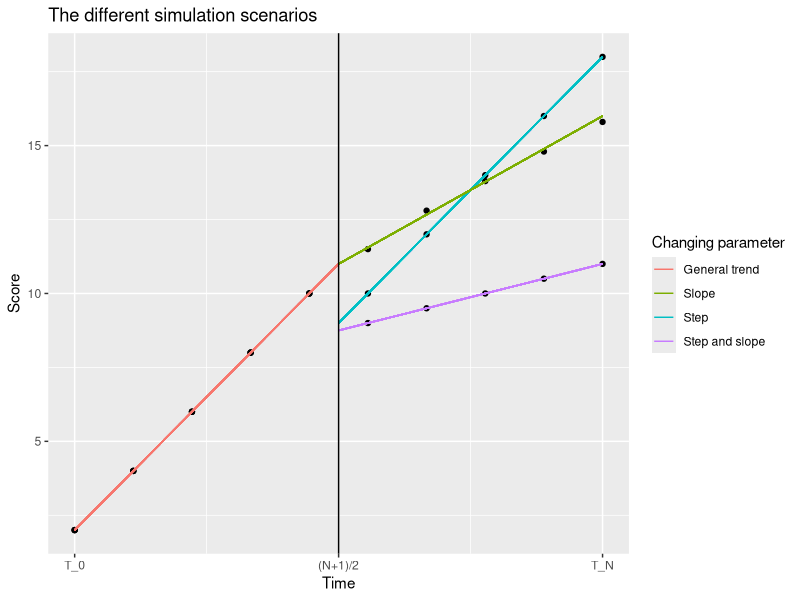

The R script that drew this image: (Note: this script raises an error after producing the figure.)
## ---- chunk 1
knitr::opts_chunk$set(echo = TRUE)
## ---- chunk 2
library(tidyverse)
library(patchwork)
## ---- chunk 3
# figure of the sim studie
time <- rep(seq(10),3)
group <- c(rep("Step", 10), rep("Slope", 10), rep("Step and slope", 10))
score1 <- time * 2 + c(rep(0,5), rep(-2,5), rep(0,5), -0.5, -1.2, -2.2, -3.2, -4.2, rep(0, 5), 
                       -3, -4.5, -6, -7.5, -9)

data_eex <- data.frame(time = time, 
            group = group,
            score = score1)

data_eex %>% 
  ggplot(aes(x = time, y = score)) +
  geom_point() +
  geom_segment(aes(x = 1, y = 2, xend = 5.5, yend = 11, color = "General trend")) +
  geom_segment(aes(x = 5.5, y = 9, xend = 10, yend = 18, color = "Step")) +
  geom_segment(aes(x = 5.5, y = 11, xend = 10, yend = 16, color = "Slope")) +
  geom_segment(aes(x = 5.5, y = 8.75, xend = 10, yend = 11, color = "Step and slope")) +
  scale_color_discrete(name="Changing parameter") +
  labs(title = "The different simulation scenarios", y = "Score", x = "Time") +
  geom_vline(xintercept = 5.5) +
  scale_x_continuous("Time", labels=c("T_0", "(N+1)/2", "T_N"), breaks=c(1, 5.5, 10))

#ggsave("figures/sim_setup.png")
## ---- chunk 4
# import the data
out10 <- read.csv("results/sim10.csv")
out01 <- read.csv("results/sim01.csv")
out11 <- read.csv("results/sim11.csv")
## ---- chunk 5
df <-  out11
## ---- chunk 6
p1 <- df %>% 
  rename(z = pre_slope) %>% 
  ggplot(aes(x = N_t, y = N_pers, fill = z)) +
  geom_tile() + 
  labs(title = "Power for pre-slope",x = "Number of time points",
       y = "Number of participants", fill="Power") +
  facet_wrap(~effect_sizes) +
  theme_minimal() 

p2 <- df %>% 
  rename(z = step) %>% 
  ggplot(aes(x = N_t, y = N_pers, fill = z)) +
  geom_tile() + 
  labs(title = "Power for step",x = "Number of time points",
       y = "Number of participants", fill="Power") +
  facet_wrap(~effect_sizes) +
  theme_minimal() 

p3 <- df %>% 
  rename(z = slope) %>% 
  ggplot(aes(x = N_t, y = N_pers, fill = z)) +
  geom_tile() + 
  labs(title = "Power for slope",x = "Number of time points",
       y = "Number of participants", fill="Power") +
  facet_wrap(~effect_sizes) +
  theme_minimal() 

set_scale_union(p1, p2, p3, scale = scale_fill_viridis_c("z"))

p1
p2
p3
## ---- chunk 7
# heat maps
b1 <- df %>% 
  ggplot(aes(x = N_t, y = N_pers, fill = bias_pre_slope)) +
  geom_tile() + 
  labs(title = "Percentage bias in pre slope", x = "Number of time points", 
       y = "Number of participants", fill="Percentage bias") +
  facet_wrap(~effect_sizes) +
    theme_minimal()

b2 <- df %>% 
  ggplot(aes(x = N_t, y = N_pers, fill = bias_step)) +
  geom_tile() + 
  labs(title = "Percentage bias in step", x = "Number of time points", 
       y = "Number of participants", fill="Percentage bias") +
  facet_wrap(~effect_sizes) +
    theme_minimal()

b3 <- df %>% 
  ggplot(aes(x = N_t, y = N_pers, fill = bias_slope)) +
  geom_tile() + 
  labs(title = "Percentage bias in slope", x = "Number of time points", 
       y = "Number of participants", fill="Percentage bias") +
  facet_wrap(~effect_sizes) +
  theme_minimal()


set_scale_union(b1, b2, b3, scale = scale_fill_viridis_c("z", option = "A"))

b1
b2
b3
## ---- chunk 8
v1 <- df %>% 
  ggplot(aes(x = N_t, y = N_pers, fill = Precision_pre_slope)) +
  geom_tile() + 
  labs(title = "Precision in pre-slope in nsim = 100", x = "Number of time points", 
       y = "Number of participants", fill="SE") +
  facet_wrap(~effect_sizes) +
    theme_minimal()

v2 <- df %>% 
  ggplot(aes(x = N_t, y = N_pers, fill = Precision_step)) +
  geom_tile() + 
  labs(title = "Precision in step in nsim = 100", x = "Number of time points", 
       y = "Number of participants", fill="SE") +
  facet_wrap(~effect_sizes) +
    theme_minimal()

v3 <- df %>% 
  ggplot(aes(x = N_t, y = N_pers, fill = Precision_slope)) +
  geom_tile() + 
  labs(title = "Precision in step in nsim = 100", x = "Number of time points", 
       y = "Number of participants", fill="SE") +
  facet_wrap(~effect_sizes) +
    theme_minimal()

set_scale_union(v1, v2, v3, scale = scale_fill_viridis_c("z", option = "E"))

v1
v2
v3
## ---- chunk 9
# figure of the sim studie
time <- rep(seq(10),3)
group <- c(rep("Step", 10), rep("Slope", 10), rep("Step and slope", 10))
score1 <- time * 2 + c(rep(0,5), rep(-2,5), rep(0,5), -0.5, -1.2, -2.2, -3.2, -4.2, rep(0, 5), 
                       -3, -4.5, -6, -7.5, -9)

data_eex <- data.frame(time = time, 
            group = group,
            score = score1)

P1 <- data_eex %>% 
  filter(group == "Step") %>% 
  ggplot(aes(x = time, y = score)) +
  geom_point() +
  geom_segment(aes(x = 1, y = 2, xend = 5.5, yend = 11)) +
  geom_segment(aes(x = 5.5, y = 9, xend = 10, yend = 18), color = "red") +
  guides(color="none") +
  ylim(0, 20) +
  labs(title = "Step", y = "Score", x = "Time") +
  geom_vline(xintercept = 5.5) +
  scale_x_continuous("Time", labels=c("T_0", "(N+1)/2", "T_N"), breaks=c(1, 5.5, 10)) +
  theme_classic()

P2 <- data_eex %>% 
  filter(group == "Slope") %>% 
  ggplot(aes(x = time, y = score)) +
  geom_point() +
  geom_segment(aes(x = 1, y = 2, xend = 5.5, yend = 11)) +
  geom_segment(aes(x = 5.5, y = 11, xend = 10, yend = 16), color = "green") +
  guides(color="none") +
  ylim(0, 20) +
  labs(title = "Slope", y = "Score", x = "Time") +
  geom_vline(xintercept = 5.5) +
  scale_x_continuous("Time", labels=c("T_0", "(N+1)/2", "T_N"), breaks=c(1, 5.5, 10)) +
  theme_classic()

P3 <- data_eex %>% 
  filter(group == "Step and slope") %>% 
  ggplot(aes(x = time, y = score)) +
  geom_point() +
  geom_segment(aes(x = 1, y = 2, xend = 5.5, yend = 11)) +
  geom_segment(aes(x = 5.5, y = 8.75, xend = 10, yend = 11),  color = "blue") +
  guides(color="none") +
  ylim(0, 20) +
  labs(title = "Step and slope", y = "Score", x = "Time") +
  geom_vline(xintercept = 5.5) +
  scale_x_continuous("Time", labels=c("T_0", "(N+1)/2", "T_N"), breaks=c(1, 5.5, 10)) +
  theme_classic()

P1 + P2 + P3

#ggsave("figures/sim_setup1.png")
